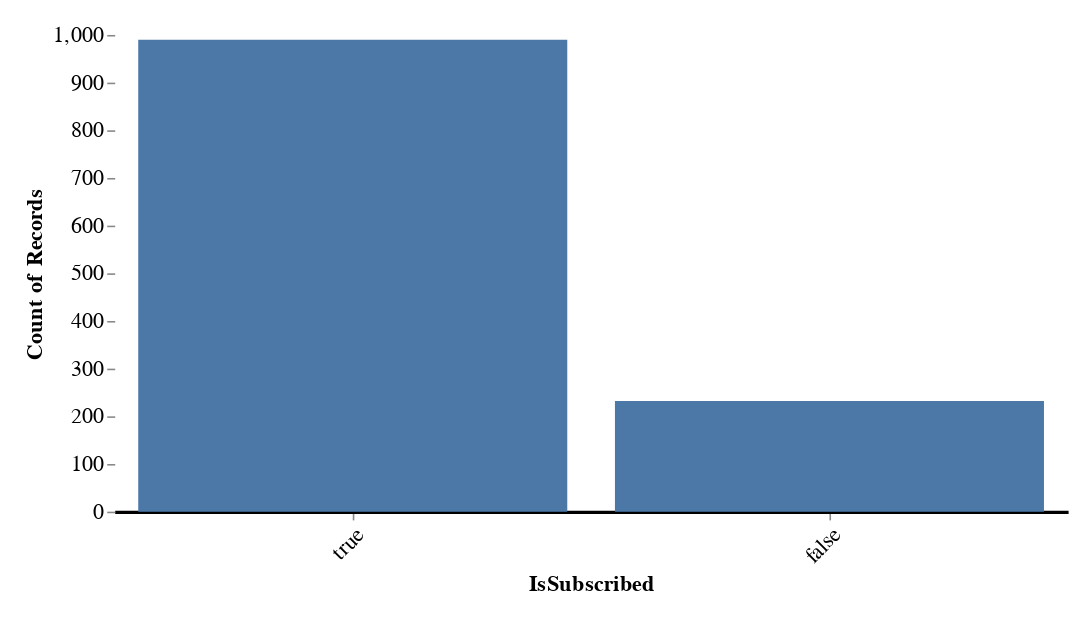

Write notebook code for a chart like this one.
### Code cell
# Count the number of votes
chart_subscribed = alt.Chart(post_votes_df).mark_bar().encode(
    alt.X("IsSubscribed:N", sort="-y", axis=alt.Axis(labelAngle=-45)),
    alt.Y("count()"),
    tooltip=["count()"],  # Show the count when hovering over the bar
).properties(
    width=600,
    height=300,
)

chart_subscribed = chart_subscribed.configure(
    padding={"left": 15, "right": 15, "top": 15, "bottom": 15},
    title={"fontSize": 18},
).configure_view(
    stroke=None,
).configure_axisX(
    labelFontSize=14,
    titleFontSize=14,
    grid=False,  # Remove the grid
    domainWidth=2,  # Set the width of the axis line
    domainColor="#000"  # Set the color of the axis line
).configure_axisY(
    labelFontSize=14,
    titleFontSize=14,
    grid=False,  # Remove the grid
    domain=False,  # Remove the axis line
)

chart_subscribed.save("figures/comment_votes/altair_subscribed_counts.html")
chart_subscribed.save("figures/comment_votes/altair_subscribed_counts.png")

chart_subscribed

### Figure 1 — Vega-Lite specification as saved in the notebook (floating-point values rounded to 4 significant figures; data arrays with more than 128 entries replaced by an {"elided": "..."} marker saying what was removed)
{"config": {"view": {"continuousWidth": 300, "continuousHeight": 300, "stroke": null}, "axisX": {"domainColor": "#000", "domainWidth": 2, "grid": false, "labelFontSize": 14, "titleFontSize": 14}, "axisY": {"domain": false, "grid": false, "labelFontSize": 14, "titleFontSize": 14}, "padding": {"left": 15, "right": 15, "top": 15, "bottom": 15}, "title": {"fontSize": 18}}, "data": {"name": "data-cd92a07166630c8b0be4f69796eadddf"}, "mark": {"type": "bar"}, "encoding": {"tooltip": [{"aggregate": "count", "type": "quantitative"}], "x": {"axis": {"labelAngle": -45}, "field": "IsSubscribed", "sort": "-y", "type": "nominal"}, "y": {"aggregate": "count", "type": "quantitative"}}, "height": 300, "width": 600, "$schema": "https://vega.github.io/schema/vega-lite/v5.15.1.json", "datasets": {"data-cd92a07166630c8b0be4f69796eadddf": {"elided": "1222 records"}}}
